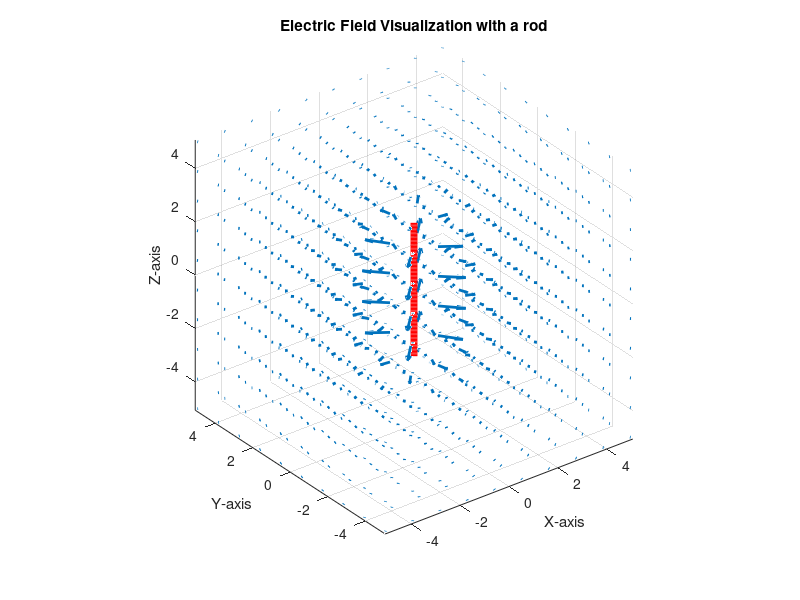

Recreate this plot in MATLAB.
clear; close all; clc;

% Parameters

k = 8.854187817e-12;
L = 5;
n = 10;
lambda = 1; % C/m

[X, Y, Z] = meshgrid(linspace(-5, 5, n), linspace(-5, 5, n), linspace(-L, L, n));

rho = sqrt(X.^2 + Y.^2);

u1 = Z + L/2;
u2 = Z - L/2;

E_rho = (k*lambda) .* ( u1./sqrt((u1).^2 + (rho).^2) - u2./sqrt((u2).^2 + (rho).^2) ) ./ rho;
Ez = ((lambda*k)/3) * ( 1 ./ sqrt(rho.^2 + u2.^2) - 1 ./ sqrt(rho.^2 + u1.^2) );

% Avoid division by 0 in Ez
Ez(rho == 0) = eps; % Set a small value where rho is zero
E_rho(rho == 0) = eps;

Ex = E_rho .* X./rho;
Ey = E_rho .* Y./rho;

% Avoid division by 0 in Ex and Ey
Ex(rho == 0) = 0; % Set Ex to 0 where rho is zero
Ey(rho == 0) = 0; % Set Ey to 0 where rho is zero

% Calculate the electric field magnitude
E_magnitude = sqrt(Ex.^2 + Ey.^2 + Ez.^2);

figure; hold on;
quiver3(X, Y, Z, Ex, Ey, Ez, "LineWidth", 2);
z_wire = linspace(-L/2, +L/2, 100);
plot3( zeros(size(z_wire)), zeros(size(z_wire)), z_wire, 'r', 'LineWidth', 5);

xlabel('X-axis');
ylabel('Y-axis');
zlabel('Z-axis');
title('Electric Field Visualization with a rod');
grid on;
view(3)
axis equal;
view(3);
hold off;
